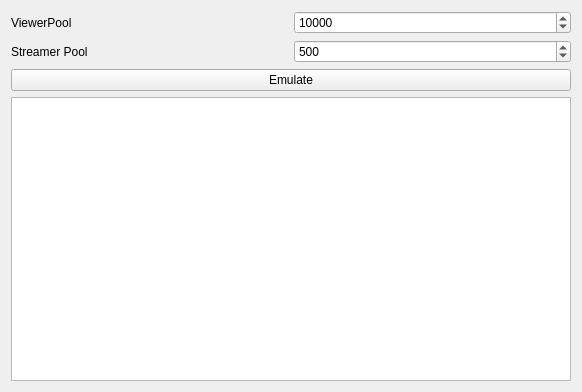
<?xml version="1.0" encoding="UTF-8"?>
<ui version="4.0">
 <class>SingleIterationEmulate</class>
 <widget class="QWidget" name="SingleIterationEmulate">
  <property name="geometry">
   <rect>
    <x>0</x>
    <y>0</y>
    <width>582</width>
    <height>392</height>
   </rect>
  </property>
  <property name="windowTitle">
   <string>Form</string>
  </property>
  <layout class="QGridLayout" name="gridLayout">
   <item row="1" column="1">
    <widget class="QSpinBox" name="spinBox_2">
     <property name="maximum">
      <number>10000</number>
     </property>
     <property name="singleStep">
      <number>100</number>
     </property>
     <property name="value">
      <number>500</number>
     </property>
    </widget>
   </item>
   <item row="3" column="0" colspan="2">
    <widget class="QListWidget" name="listWidget">
     <property name="styleSheet">
      <string notr="true"/>
     </property>
     <property name="autoScrollMargin">
      <number>12</number>
     </property>
    </widget>
   </item>
   <item row="1" column="0">
    <widget class="QLabel" name="label_2">
     <property name="text">
      <string>Streamer Pool</string>
     </property>
    </widget>
   </item>
   <item row="0" column="1">
    <widget class="QSpinBox" name="spinBox">
     <property name="maximum">
      <number>1000000</number>
     </property>
     <property name="singleStep">
      <number>500</number>
     </property>
     <property name="value">
      <number>10000</number>
     </property>
    </widget>
   </item>
   <item row="0" column="0">
    <widget class="QLabel" name="label">
     <property name="text">
      <string>ViewerPool</string>
     </property>
    </widget>
   </item>
   <item row="2" column="0" colspan="2">
    <widget class="QPushButton" name="pushButton">
     <property name="text">
      <string>Emulate</string>
     </property>
    </widget>
   </item>
  </layout>
 </widget>
 <resources/>
 <connections/>
</ui>
